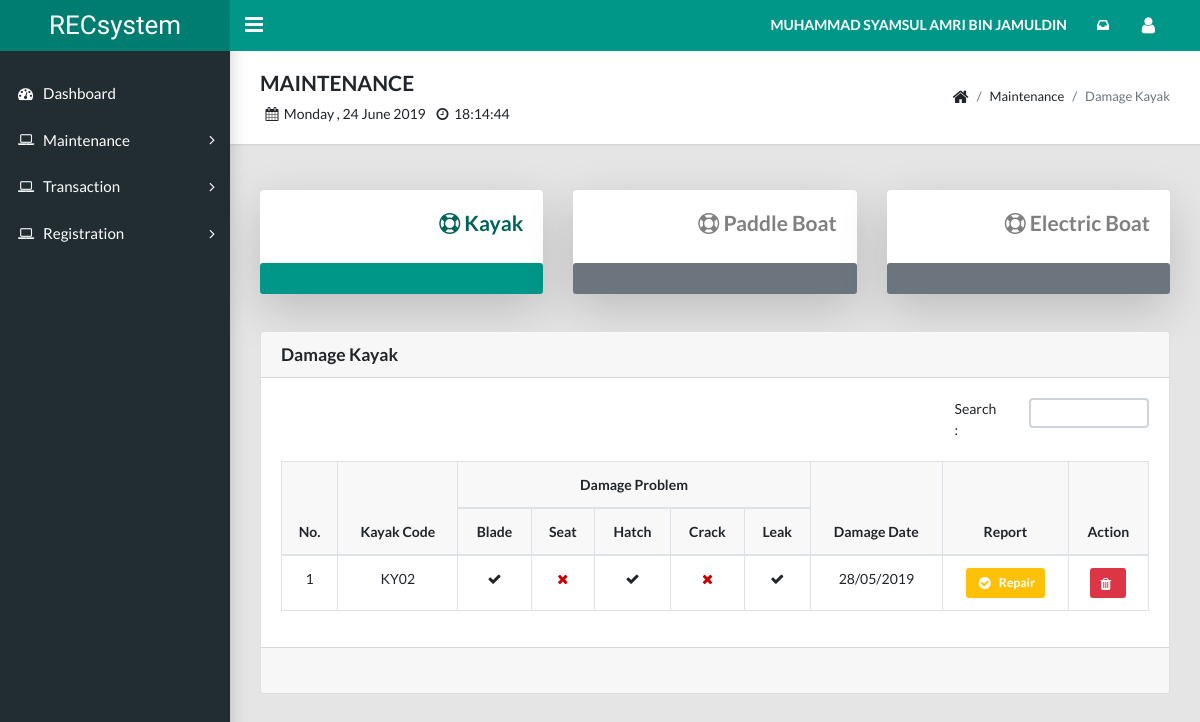
/staff/maintenance_kayak_damage_list.php (signed in), run on the app's committed database.
### tables this page shows
CREATE TABLE `user_staff` (
  `staff_id` int(11) NOT NULL,
  `staff_full` varchar(255) NOT NULL,
  `staff_email` varchar(255) NOT NULL,
  `staff_password` varchar(255) NOT NULL,
  `staff_phone` varchar(255) NOT NULL,
  `staff_address` varchar(255) NOT NULL,
  `staff_register` datetime NOT NULL,
  `staff_status` int(11) NOT NULL,
  `manager_id` int(11) NOT NULL
);

CREATE TABLE `damage_kayak` (
  `dam_kyk_id` int(11) NOT NULL,
  `dam_kyk_blade` int(11) NOT NULL,
  `dam_status_blade` int(11) NOT NULL,
  `done_date_blade` datetime NOT NULL,
  `done_price_blade` double NOT NULL,
  `dam_kyk_seat` int(11) NOT NULL,
  `dam_status_seat` int(11) NOT NULL,
  `done_date_seat` datetime NOT NULL,
  `done_price_seat` double NOT NULL,
  `dam_kyk_hatch` int(11) NOT NULL,
  `dam_status_hatch` int(11) NOT NULL,
  `done_date_hatch` datetime NOT NULL,
  `done_price_hatch` double NOT NULL,
  `dam_kyk_crack` int(11) NOT NULL,
  `dam_status_crack` int(11) NOT NULL,
  `done_date_crack` datetime NOT NULL,
  `done_price_crack` double NOT NULL,
  `dam_kyk_leak` int(11) NOT NULL,
  `dam_status_leak` int(11) NOT NULL,
  `done_date_leak` datetime NOT NULL,
  `done_price_leak` double NOT NULL,
  `dam_kyk_date` datetime NOT NULL,
  `rep_kyk_status` int(11) NOT NULL,
  `rep_kyk_date` datetime NOT NULL,
  `done_kyk_price` double NOT NULL,
  `done_kyk_date` datetime NOT NULL,
  `done_kyk_status` int(11) NOT NULL,
  `new_id` int(11) NOT NULL
);

CREATE TABLE `facility_new` (
  `new_id` int(11) NOT NULL,
  `new_code` varchar(255) NOT NULL,
  `new_model` varchar(255) NOT NULL,
  `new_color` varchar(255) NOT NULL,
  `new_receive` datetime NOT NULL,
  `new_price` double NOT NULL,
  `new_damage` int(11) NOT NULL,
  `fac_id` int(11) NOT NULL
);

### staff/maintenance_kayak_damage_list.php (the view, shortened to what this page needs)
<?php include "header.php"; ?>
<?php include "navbar.php"; ?>
<?php include "sidebar.php"; ?>
<?php include "dbconnection.php"; ?>
<body class="app sidebar-mini rtl">
  <main class="app-content">
    <div class="app-title">
      <div>
        <h4>MAINTENANCE</h4><span id="date_time"></span></small>
      </div>
      <?php include "chatting_seen_notification.php"; ?>
      <ul class="app-breadcrumb breadcrumb side">
        <li class="breadcrumb-item"><i class="fa fa-home fa-lg"></i></li>
        <li class="breadcrumb-item">Maintenance</li>
        <li class="breadcrumb-item active">Damage Kayak</li>
      </ul>
    </div>
    <?php include "maintenance_kayak_bar.php"; ?>
    <div class="row">
      <div class="col-md-12">
        <div class="bs-component">
          <div class="card">
            <h5 class="card-header">Damage Kayak</h5>
            <div class="card-body">
              <div class="row">
                <div class="col-lg-9">
                </div>
                <div class="col-lg-1">
                  Search:
                </div>
                <div class="col-lg-2">
                  <input type="search" class="form-control form-control-sm" name="filter" value="" id="filter">
                </div>
              </div><br />
              <table class="table table-hover table-bordered">
                <thead bgcolor=#f8f8f8>
                  <tr align="center">
                    <th rowspan="2">No.</th>
                    <th rowspan="2">Kayak Code</th>
                    <th colspan="5"><center>Damage Problem</center></th>
                    <th rowspan="2">Damage Date</th>
                    <th rowspan="2">Report</th>
                    <th rowspan="2">Action</th>
                  </tr>
                  <tr align="center">
                    <th>Blade</th>
                    <th>Seat</th>
                    <th>Hatch</th>
                    <th>Crack</th>
                    <th>Leak</th>
                  </tr>
                </thead>
                <tbody>
                  <?php
                  $repStatus = 0;
                  $doneStatus = 0;
                  $v = 0;
                  $stmt = $conn->prepare("SELECT  damage.dam_kyk_id as dam_id, damage.dam_kyk_date as dam_date, damage.dam_kyk_blade as dam_blade, damage.dam_kyk_seat as dam_seat, damage.dam_kyk_hatch as dam_hatch,
                    damage.dam_kyk_crack as dam_crack, damage.dam_kyk_leak as dam_leak, damage.rep_kyk_status as rep_status,
                    facility.new_id as new_id, facility.new_code as new_code
                    FROM `damage_kayak` AS damage
                    JOIN `facility_new` AS facility ON damage.new_id=facility.new_id
                    AND  damage.rep_kyk_status=? AND damage.done_kyk_status=? ORDER BY damage.dam_kyk_date ASC");
                    $stmt->bind_param("ss", $repStatus, $doneStatus);
                    $stmt->execute();
                    $result = $stmt->get_result();
                    while($row = $result->fetch_assoc())
                    {
                      $new_id= $row['new_id'];
                      $new_code = $row['new_code'];
                      $dam_id = $row['dam_id'];
                      $dam_date = date_format(date_create($row['dam_date']), 'd/m/Y');
                      $dam_blade = $row['dam_blade'];
                      $dam_seat = $row['dam_seat'];
                      $dam_hatch = $row['dam_hatch'];
                      $dam_crack = $row['dam_crack'];
                      $dam_leak = $row['dam_leak'];
                      $rep_status = $row['rep_status'];
                      $v++;
                      ?>
                      <tr align="center">
                        <td><?php echo $v; ?></td>
                        <td><?php echo $new_code; ?></td>
                        <td>
                          <?php
                          if($dam_blade==1){
                            echo "<font color='#cc0000'><b><i class='fa fa-times'></i></b></font>";
                          }
                          else{
                            echo "<b><i class='fa fa-check'></i></b>";
                          }
                          ?>
                        </td>
                        <td>
                          <?php
                          if($dam_seat==1){
                            echo "<font color='#cc0000'><b><i class='fa fa-times'></i></b></font>";
                          }
                          else{
                            echo "<b><i class='fa fa-check'></i></b>";
                          }
                          ?>
                        </td>
                        <td>
                          <?php
                          if($dam_hatch==1){
                            echo "<font color='#cc0000'><b><i class='fa fa-times'></i></b></font>";
                          }
                          else{
                            echo "<b><i class='fa fa-check'></i></b>";
                          }
                          ?>
                        </td>
                        <td>
                          <?php
                          if($dam_crack==1){
                            echo "<font color='#cc0000'><b><i class='fa fa-times'></i></b></font>";
                          }
                          else{
                            echo "<b><i class='fa fa-check'></i></b>";
                          }
                          ?>
                        </td>
                        <td>
                          <?php
                          if($dam_leak==1){
                            echo "<font color='#cc0000'><b><i class='fa fa-times'></i></b></font>";
                          }
                          else{
                            echo "<b><i class='fa fa-check'></i></b>";
                          }
                          ?>
                        </td>
                        <td><?php echo $dam_date ?></td>
                        <td>
                          <form action='maintenance_kayak_status.php' method='post' >
                            <?php
                            if($rep_status==1){
                              echo "<a onclick='return confirm(\"Are You Sure?\");'><button class='btn btn-danger btn-sm' name='cancel'><i class='fa fa-trash'></i></button></a>";
                            }
                            else{
                              echo "<a onclick='return confirm(\"Are You Sure?\");'><button class='btn btn-warning btn-sm' style='color:#ffffff;' name='repair'><i class='fa fa-fw fa-lg fa-check-circle'></i>Repair</button></a>";
                            }
                            ?>
                          </form>
                        </td>
                        <td><a href="maintenance_kayak_damage_delete.php?new_id=<?php echo $new_id; ?>&&dam_id=<?php echo $dam_id; ?>" onclick="return confirm('Are you sure?');"><button  class="btn btn-danger btn-sm"><i class="fa fa-trash"></i></button></a></td>
                      </tr>
                    <?php } ?>
                  </tbody>
                </table>
              </div>
              <div class="card-footer">
              </div>
            </div>
          </div>
        </div>
      </div>
    </main>
  </body>
  </html>

### staff/identification.php (shortened to what this page needs)
<?php
function staff(){
include "dbconnection.php";
  	$id = $_SESSION['staff_id'];
    $stmt = $conn->prepare("SELECT * FROM `user_staff` WHERE staff_id=?");
    $stmt->bind_param("s", $id);
    $stmt->execute();
    $result = $stmt->get_result();
    $row = $result->fetch_assoc();
      $staff_full = $row ['staff_full'];
      echo strtoupper($staff_full);
}
 ?>

### data on the page
user_staff: staff_full "MUHAMMAD SYAMSUL AMRI BIN JAMULDIN"
damage_kayak: new.new_code "KY02", dam_kyk_blade 0 (drawn), dam_kyk_seat 1 (drawn), dam_kyk_hatch 0 (drawn), dam_kyk_crack 1 (drawn), dam_kyk_leak 0 (drawn), dam_kyk_date "28/05/2019", rep_kyk_status 0 (drawn)
